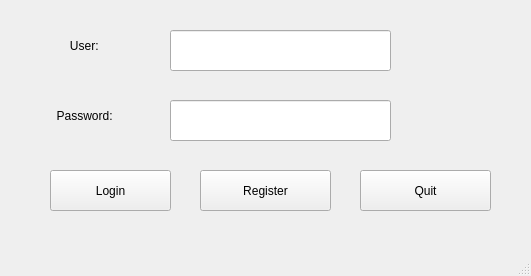
<?xml version="1.0" encoding="UTF-8"?>
<ui version="4.0">
 <class>LoginWindow</class>
 <widget class="QMainWindow" name="LoginWindow">
  <property name="geometry">
   <rect>
    <x>0</x>
    <y>0</y>
    <width>531</width>
    <height>276</height>
   </rect>
  </property>
  <property name="windowTitle">
   <string>MainWindow</string>
  </property>
  <widget class="QWidget" name="centralwidget">
   <widget class="QPushButton" name="loginBtn">
    <property name="geometry">
     <rect>
      <x>50</x>
      <y>170</y>
      <width>121</width>
      <height>41</height>
     </rect>
    </property>
    <property name="text">
     <string>Login</string>
    </property>
   </widget>
   <widget class="QPushButton" name="registerBtn">
    <property name="geometry">
     <rect>
      <x>200</x>
      <y>170</y>
      <width>131</width>
      <height>41</height>
     </rect>
    </property>
    <property name="text">
     <string>Register</string>
    </property>
   </widget>
   <widget class="QPushButton" name="quitBtn">
    <property name="geometry">
     <rect>
      <x>360</x>
      <y>170</y>
      <width>131</width>
      <height>41</height>
     </rect>
    </property>
    <property name="text">
     <string>Quit</string>
    </property>
   </widget>
   <widget class="QLineEdit" name="usernameEdt">
    <property name="geometry">
     <rect>
      <x>170</x>
      <y>30</y>
      <width>221</width>
      <height>41</height>
     </rect>
    </property>
   </widget>
   <widget class="QLineEdit" name="passwordEdt">
    <property name="geometry">
     <rect>
      <x>170</x>
      <y>100</y>
      <width>221</width>
      <height>41</height>
     </rect>
    </property>
    <property name="echoMode">
     <enum>QLineEdit::Password</enum>
    </property>
   </widget>
   <widget class="QLabel" name="label">
    <property name="geometry">
     <rect>
      <x>60</x>
      <y>30</y>
      <width>111</width>
      <height>31</height>
     </rect>
    </property>
    <property name="text">
     <string>   User:</string>
    </property>
   </widget>
   <widget class="QLabel" name="label_2">
    <property name="geometry">
     <rect>
      <x>50</x>
      <y>100</y>
      <width>121</width>
      <height>31</height>
     </rect>
    </property>
    <property name="text">
     <string>  Password:</string>
    </property>
   </widget>
  </widget>
  <widget class="QMenuBar" name="menubar">
   <property name="geometry">
    <rect>
     <x>0</x>
     <y>0</y>
     <width>531</width>
     <height>17</height>
    </rect>
   </property>
  </widget>
  <widget class="QStatusBar" name="statusbar"/>
 </widget>
 <resources/>
 <connections/>
</ui>
